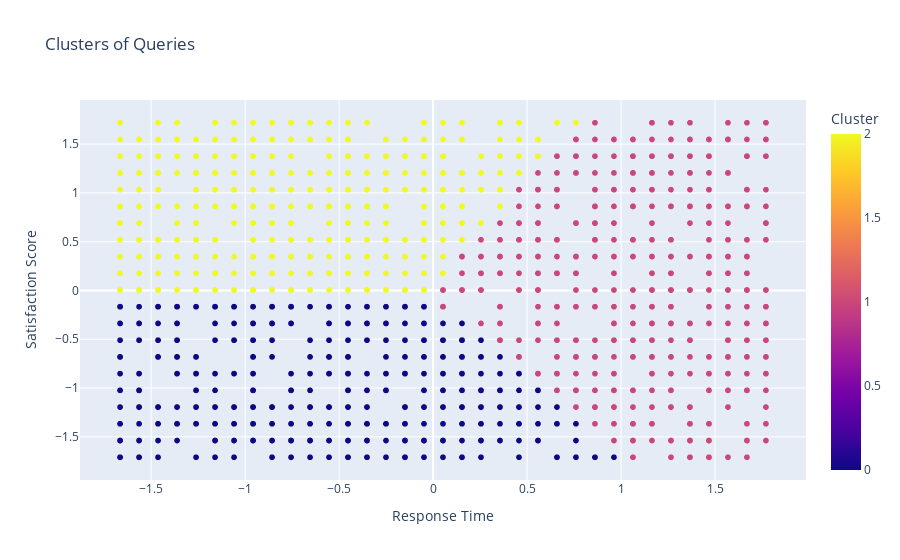

The cell this chart's notebook holds for it:
### Markdown cell above
### What is K-Means Clustering?

K-Means is an unsupervised machine learning algorithm used to group similar data points into clusters. It works by:

1. Choosing a number of clusters (K).
2. Randomly assigning data points to K clusters.
3. Calculating the center (centroid) of each cluster.
4. Reassigning each data point to the nearest centroid.
5. Repeating steps 3 and 4 until the clusters no longer change.

**Key Points:**
- K-Means helps find patterns and groupings in data without using labels.
- The "elbow method" is often used to choose the best number of clusters.
- Useful for customer segmentation, grouping similar queries, and pattern discovery.

### Code cell
kmeans = KMeans(n_clusters=3, random_state=42)
df["Cluster"] = kmeans.fit_predict(df[["Response_Time", "Satisfaction_Score"]])

# Interactive Scatter Plot for Clusters
fig = px.scatter(df, x="Response_Time", y="Satisfaction_Score", color="Cluster", title="Clusters of Queries", labels={"Response_Time": "Response Time", "Satisfaction_Score": "Satisfaction Score", "Cluster": "Cluster"})
fig.show()

### Figure 1 — Plotly figure (JSON) as saved in the notebook; plotly's stock layout.template omitted (floating-point values rounded to 4 significant figures; data arrays with more than 128 entries replaced by an {"elided": "..."} marker saying what was removed)
{"data": [{"hovertemplate": "Response Time=%{x}<br>Satisfaction Score=%{y}<br>Cluster=%{marker.color}<extra></extra>", "legendgroup": "", "marker": {"color": {"elided": "1500 int values"}, "coloraxis": "coloraxis", "symbol": "circle"}, "mode": "markers", "name": "", "showlegend": false, "type": "scattergl", "x": {"elided": "1500 float values"}, "xaxis": "x", "y": {"elided": "1500 float values"}, "yaxis": "y"}], "layout": {"coloraxis": {"colorbar": {"title": {"text": "Cluster"}}, "colorscale": [[0, "#0d0887"], [0.1111, "#46039f"], [0.2222, "#7201a8"], [0.3333, "#9c179e"], [0.4444, "#bd3786"], [0.5556, "#d8576b"], [0.6667, "#ed7953"], [0.7778, "#fb9f3a"], [0.8889, "#fdca26"], [1, "#f0f921"]]}, "legend": {"tracegroupgap": 0}, "title": {"text": "Clusters of Queries"}, "xaxis": {"anchor": "y", "domain": [0, 1], "title": {"text": "Response Time"}}, "yaxis": {"anchor": "x", "domain": [0, 1], "title": {"text": "Satisfaction Score"}}}}
